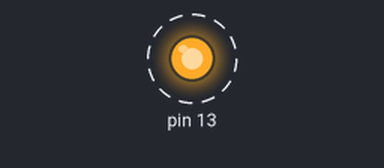
Simulated run of this sketch. Board: Arduino Uno, built with avr-gcc and run on an emulated ATmega328P. On the bench: output pins drawn as LEDs (lit = HIGH). Dashed ring = blinking. What the sketch prints to the serial monitor is not drawn.

Above: at 0.2 s.
Timing chart, 0 to 3.5 s (numbered marks = the images above):
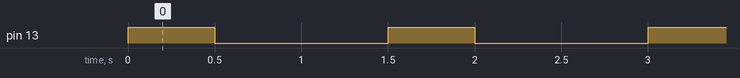

Measured:
- by itself, pin 13: alternates HIGH for 0.50 s and LOW for 1.0 s

The sketch:

blinky.ino
```cpp
void setup() {
	pinMode(13, OUTPUT);
	Serial.begin(9600);
}

void loop() {
	digitalWrite(13, HIGH);
	delay(500);
	digitalWrite(13, LOW);
	delay(1000);
	Serial.println("Hello");
}
```
